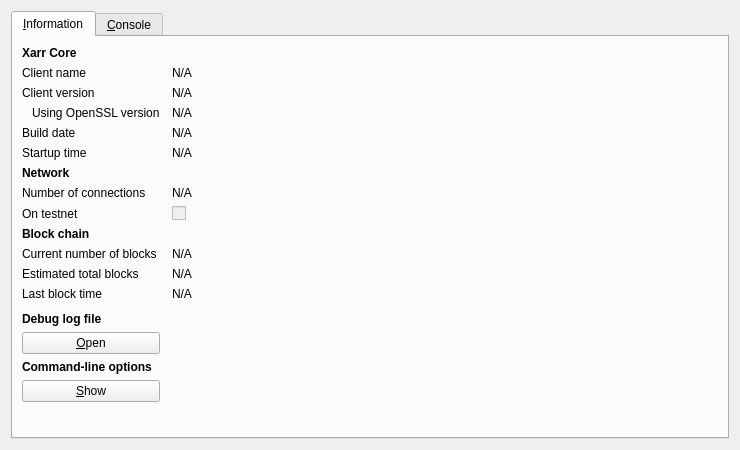
<?xml version="1.0" encoding="UTF-8"?>
<ui version="4.0">
 <class>RPCConsole</class>
 <widget class="QDialog" name="RPCConsole">
  <property name="geometry">
   <rect>
    <x>0</x>
    <y>0</y>
    <width>740</width>
    <height>450</height>
   </rect>
  </property>
  <property name="windowTitle">
   <string>Xarr - Debug window</string>
  </property>
  <layout class="QVBoxLayout" name="verticalLayout_2">
   <item>
    <widget class="QTabWidget" name="tabWidget">
     <property name="currentIndex">
      <number>0</number>
     </property>
     <widget class="QWidget" name="tab_info">
      <attribute name="title">
       <string>&amp;Information</string>
      </attribute>
      <layout class="QGridLayout" name="gridLayout" columnstretch="0,1">
       <property name="horizontalSpacing">
        <number>12</number>
       </property>
       <item row="0" column="0">
        <widget class="QLabel" name="label_9">
         <property name="font">
          <font>
           <weight>75</weight>
           <bold>true</bold>
          </font>
         </property>
         <property name="text">
          <string>Xarr Core</string>
         </property>
        </widget>
       </item>
       <item row="1" column="0">
        <widget class="QLabel" name="label_5">
         <property name="text">
          <string>Client name</string>
         </property>
        </widget>
       </item>
       <item row="1" column="1">
        <widget class="QLabel" name="clientName">
         <property name="cursor">
          <cursorShape>IBeamCursor</cursorShape>
         </property>
         <property name="text">
          <string>N/A</string>
         </property>
         <property name="textFormat">
          <enum>Qt::PlainText</enum>
         </property>
         <property name="textInteractionFlags">
          <set>Qt::LinksAccessibleByMouse|Qt::TextSelectableByKeyboard|Qt::TextSelectableByMouse</set>
         </property>
        </widget>
       </item>
       <item row="2" column="0">
        <widget class="QLabel" name="label_6">
         <property name="text">
          <string>Client version</string>
         </property>
        </widget>
       </item>
       <item row="2" column="1">
        <widget class="QLabel" name="clientVersion">
         <property name="cursor">
          <cursorShape>IBeamCursor</cursorShape>
         </property>
         <property name="text">
          <string>N/A</string>
         </property>
         <property name="textFormat">
          <enum>Qt::PlainText</enum>
         </property>
         <property name="textInteractionFlags">
          <set>Qt::LinksAccessibleByMouse|Qt::TextSelectableByKeyboard|Qt::TextSelectableByMouse</set>
         </property>
        </widget>
       </item>
       <item row="3" column="0">
        <widget class="QLabel" name="label_14">
         <property name="text">
          <string>Using OpenSSL version</string>
         </property>
         <property name="indent">
          <number>10</number>
         </property>
        </widget>
       </item>
       <item row="3" column="1">
        <widget class="QLabel" name="openSSLVersion">
         <property name="cursor">
          <cursorShape>IBeamCursor</cursorShape>
         </property>
         <property name="text">
          <string>N/A</string>
         </property>
         <property name="textFormat">
          <enum>Qt::PlainText</enum>
         </property>
         <property name="textInteractionFlags">
          <set>Qt::LinksAccessibleByMouse|Qt::TextSelectableByKeyboard|Qt::TextSelectableByMouse</set>
         </property>
        </widget>
       </item>
       <item row="4" column="0">
        <widget class="QLabel" name="label_12">
         <property name="text">
          <string>Build date</string>
         </property>
        </widget>
       </item>
       <item row="4" column="1">
        <widget class="QLabel" name="buildDate">
         <property name="cursor">
          <cursorShape>IBeamCursor</cursorShape>
         </property>
         <property name="text">
          <string>N/A</string>
         </property>
         <property name="textFormat">
          <enum>Qt::PlainText</enum>
         </property>
         <property name="textInteractionFlags">
          <set>Qt::LinksAccessibleByMouse|Qt::TextSelectableByKeyboard|Qt::TextSelectableByMouse</set>
         </property>
        </widget>
       </item>
       <item row="5" column="0">
        <widget class="QLabel" name="label_13">
         <property name="text">
          <string>Startup time</string>
         </property>
        </widget>
       </item>
       <item row="5" column="1">
        <widget class="QLabel" name="startupTime">
         <property name="cursor">
          <cursorShape>IBeamCursor</cursorShape>
         </property>
         <property name="text">
          <string>N/A</string>
         </property>
         <property name="textFormat">
          <enum>Qt::PlainText</enum>
         </property>
         <property name="textInteractionFlags">
          <set>Qt::LinksAccessibleByMouse|Qt::TextSelectableByKeyboard|Qt::TextSelectableByMouse</set>
         </property>
        </widget>
       </item>
       <item row="6" column="0">
        <widget class="QLabel" name="label_11">
         <property name="font">
          <font>
           <weight>75</weight>
           <bold>true</bold>
          </font>
         </property>
         <property name="text">
          <string>Network</string>
         </property>
        </widget>
       </item>
       <item row="7" column="0">
        <widget class="QLabel" name="label_7">
         <property name="text">
          <string>Number of connections</string>
         </property>
        </widget>
       </item>
       <item row="7" column="1">
        <widget class="QLabel" name="numberOfConnections">
         <property name="cursor">
          <cursorShape>IBeamCursor</cursorShape>
         </property>
         <property name="text">
          <string>N/A</string>
         </property>
         <property name="textFormat">
          <enum>Qt::PlainText</enum>
         </property>
         <property name="textInteractionFlags">
          <set>Qt::LinksAccessibleByMouse|Qt::TextSelectableByKeyboard|Qt::TextSelectableByMouse</set>
         </property>
        </widget>
       </item>
       <item row="8" column="0">
        <widget class="QLabel" name="label_8">
         <property name="text">
          <string>On testnet</string>
         </property>
        </widget>
       </item>
       <item row="8" column="1">
        <widget class="QCheckBox" name="isTestNet">
         <property name="enabled">
          <bool>false</bool>
         </property>
         <property name="text">
          <string/>
         </property>
        </widget>
       </item>
       <item row="9" column="0">
        <widget class="QLabel" name="label_10">
         <property name="font">
          <font>
           <weight>75</weight>
           <bold>true</bold>
          </font>
         </property>
         <property name="text">
          <string>Block chain</string>
         </property>
        </widget>
       </item>
       <item row="10" column="0">
        <widget class="QLabel" name="label_3">
         <property name="text">
          <string>Current number of blocks</string>
         </property>
        </widget>
       </item>
       <item row="10" column="1">
        <widget class="QLabel" name="numberOfBlocks">
         <property name="cursor">
          <cursorShape>IBeamCursor</cursorShape>
         </property>
         <property name="text">
          <string>N/A</string>
         </property>
         <property name="textFormat">
          <enum>Qt::PlainText</enum>
         </property>
         <property name="textInteractionFlags">
          <set>Qt::LinksAccessibleByMouse|Qt::TextSelectableByKeyboard|Qt::TextSelectableByMouse</set>
         </property>
        </widget>
       </item>
       <item row="11" column="0">
        <widget class="QLabel" name="label_4">
         <property name="text">
          <string>Estimated total blocks</string>
         </property>
        </widget>
       </item>
       <item row="11" column="1">
        <widget class="QLabel" name="totalBlocks">
         <property name="cursor">
          <cursorShape>IBeamCursor</cursorShape>
         </property>
         <property name="text">
          <string>N/A</string>
         </property>
         <property name="textFormat">
          <enum>Qt::PlainText</enum>
         </property>
         <property name="textInteractionFlags">
          <set>Qt::LinksAccessibleByMouse|Qt::TextSelectableByKeyboard|Qt::TextSelectableByMouse</set>
         </property>
        </widget>
       </item>
       <item row="12" column="0">
        <widget class="QLabel" name="label_2">
         <property name="text">
          <string>Last block time</string>
         </property>
        </widget>
       </item>
       <item row="12" column="1">
        <widget class="QLabel" name="lastBlockTime">
         <property name="cursor">
          <cursorShape>IBeamCursor</cursorShape>
         </property>
         <property name="text">
          <string>N/A</string>
         </property>
         <property name="textFormat">
          <enum>Qt::PlainText</enum>
         </property>
         <property name="textInteractionFlags">
          <set>Qt::LinksAccessibleByMouse|Qt::TextSelectableByKeyboard|Qt::TextSelectableByMouse</set>
         </property>
        </widget>
       </item>
       <item row="13" column="0">
        <spacer name="verticalSpacer_2">
         <property name="orientation">
          <enum>Qt::Vertical</enum>
         </property>
         <property name="sizeHint" stdset="0">
          <size>
           <width>20</width>
           <height>20</height>
          </size>
         </property>
        </spacer>
       </item>
       <item row="14" column="0">
        <widget class="QLabel" name="labelDebugLogfile">
         <property name="font">
          <font>
           <weight>75</weight>
           <bold>true</bold>
          </font>
         </property>
         <property name="text">
          <string>Debug log file</string>
         </property>
        </widget>
       </item>
       <item row="15" column="0">
        <widget class="QPushButton" name="openDebugLogfileButton">
         <property name="toolTip">
          <string>Open the Xarr debug log file from the current data directory. This can take a few seconds for large log files.</string>
         </property>
         <property name="text">
          <string>&amp;Open</string>
         </property>
         <property name="autoDefault">
          <bool>false</bool>
         </property>
        </widget>
       </item>
       <item row="16" column="0">
        <widget class="QLabel" name="labelCLOptions">
         <property name="font">
          <font>
           <weight>75</weight>
           <bold>true</bold>
          </font>
         </property>
         <property name="text">
          <string>Command-line options</string>
         </property>
        </widget>
       </item>
       <item row="17" column="0">
        <widget class="QPushButton" name="showCLOptionsButton">
         <property name="toolTip">
          <string>Show the Xarr-Qt help message to get a list with possible Xarr command-line options.</string>
         </property>
         <property name="text">
          <string>&amp;Show</string>
         </property>
         <property name="autoDefault">
          <bool>false</bool>
         </property>
        </widget>
       </item>
       <item row="18" column="0">
        <spacer name="verticalSpacer">
         <property name="orientation">
          <enum>Qt::Vertical</enum>
         </property>
         <property name="sizeHint" stdset="0">
          <size>
           <width>20</width>
           <height>40</height>
          </size>
         </property>
        </spacer>
       </item>
      </layout>
     </widget>
     <widget class="QWidget" name="tab_console">
      <attribute name="title">
       <string>&amp;Console</string>
      </attribute>
      <layout class="QVBoxLayout" name="verticalLayout_3">
       <property name="spacing">
        <number>3</number>
       </property>
       <item>
        <widget class="QTextEdit" name="messagesWidget">
         <property name="minimumSize">
          <size>
           <width>0</width>
           <height>100</height>
          </size>
         </property>
         <property name="readOnly">
          <bool>true</bool>
         </property>
         <property name="tabKeyNavigation" stdset="0">
          <bool>false</bool>
         </property>
         <property name="columnCount" stdset="0">
          <number>2</number>
         </property>
        </widget>
       </item>
       <item>
        <layout class="QHBoxLayout" name="horizontalLayout">
         <property name="spacing">
          <number>3</number>
         </property>
         <item>
          <widget class="QLabel" name="label">
           <property name="text">
            <string notr="true">&gt;</string>
           </property>
          </widget>
         </item>
         <item>
          <widget class="QLineEdit" name="lineEdit"/>
         </item>
         <item>
          <widget class="QPushButton" name="clearButton">
           <property name="maximumSize">
            <size>
             <width>24</width>
             <height>24</height>
            </size>
           </property>
           <property name="toolTip">
            <string>Clear console</string>
           </property>
           <property name="text">
            <string/>
           </property>
           <property name="icon">
            <iconset resource="../bitcoin.qrc">
             <normaloff>:/icons/remove</normaloff>:/icons/remove</iconset>
           </property>
           <property name="shortcut">
            <string notr="true">Ctrl+L</string>
           </property>
           <property name="autoDefault">
            <bool>false</bool>
           </property>
          </widget>
         </item>
        </layout>
       </item>
      </layout>
     </widget>
    </widget>
   </item>
  </layout>
 </widget>
 <resources>
  <include location="../bitcoin.qrc"/>
 </resources>
 <connections/>
</ui>
